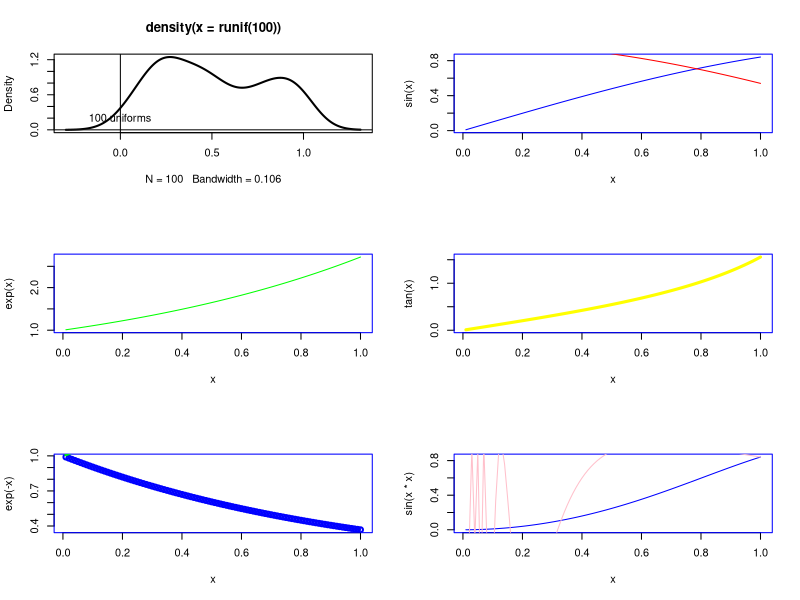

Recreate this plot in R.
par(mfrow=c(3,2))                       # 3 rows, 2 columns.

# Now the next 6 pictures will be placed on these 6 regions. :-)

# Let me take some pains on the 1st
plot(density(runif(100)), lwd=2)
text(x=0, y=0.2, "100 uniforms")        # Showing you how to place text at will
abline(h=0, v=0)
              # All these statements effect the 1st plot.

x=seq(0.01,1,0.01)
par(col="blue")                         # default colour to blue.

# 2 --
plot(x, sin(x), type="l")
lines(x, cos(x), type="l", col="red")

# 3 --
plot(x, exp(x), type="l", col="green")
lines(x, log(x), type="l", col="orange")

# 4 --
plot(x, tan(x), type="l", lwd=3, col="yellow")

# 5 --
plot(x, exp(-x), lwd=2)
lines(x, exp(x), col="green", lwd=3)

# 6 --
plot(x, sin(x*x), type="l")
lines(x, sin(1/x), col="pink")
